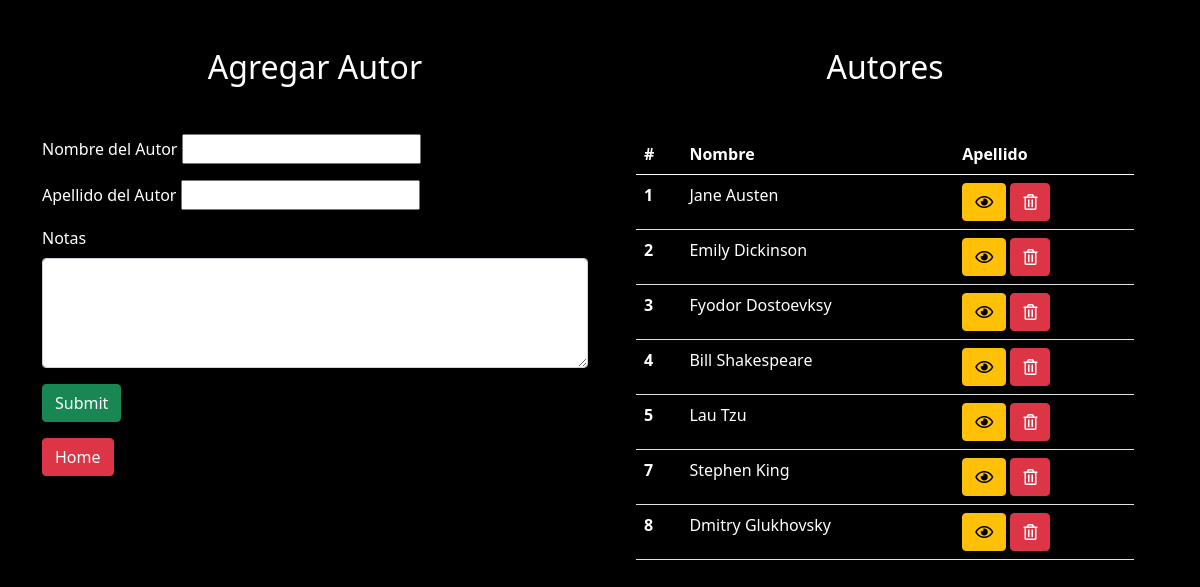
The page /autor on the database its author committed.
### books_author_app/models.py (models this page shows, shortened)
class Author(models.Model):
    first_name = models.CharField(max_length=45)
    last_name = models.CharField(max_length=45)
    books = models.ManyToManyField(Book, related_name='authors')
    notes = models.TextField(default='a lot notes')
    created_at = models.DateTimeField(auto_now_add=True)
    updated_at = models.DateTimeField(auto_now=True)

### books_author_app/views.py (the view, shortened to what this page needs)
# urls.py: path('autor',views.autor),
def autor(request):
    if request.method == 'GET':
        all_author = Author.objects.all()
        context = {
            'autores': all_author
        }
        return render(request, 'autor.html', context)

### books_author_app/templates/autor.html (shortened to what this page needs)
<!DOCTYPE html>
<html lang="en">
<head>
    <link href="https://cdn.jsdelivr.net/npm/bootstrap@5.1.0/dist/css/bootstrap.min.css" rel="stylesheet"
>
    {%load static%}
    <link rel="stylesheet" href="{% static 'css/style.css' %}">
    <link rel="stylesheet" href="https://pro.fontawesome.com/releases/v5.10.0/css/all.css"
 />
</head>
<body>
    <div class="container">
        <div class="row">
            <div class="col-6">
                <h2 class="my-5 text-center">Agregar Autor</h2>
                <form method="POST" action="../autor">
                    <div class="my-3">
                        <label for="">Nombre del Autor</label>
                        <input type="text" name="name" required>
                    </div>
                    <div class="my-3">
                        <label for="">Apellido del Autor</label>
                        <input type="text" name="l_name" required>
                    </div>
                    <div class="mb-3">
                        <label for="exampleFormControlTextarea1" class="form-label">Notas</label>
                        <textarea class="form-control" id="exampleFormControlTextarea1" rows="4" name="notes"></textarea>
                    </div>
                    <button class="btn btn-success" type="submit">Submit</button>
                </form>
                <a href="/" class="btn btn-danger mt-3">Home</a>
            </div>
            <div class="col-6">
                <h2 class="my-5 text-center">Autores</h2>
                <div class="container">
                    <table class="table">
                        <thead>
                            <tr>
                                <th scope="col">#</th>
                                <th scope="col">Nombre</th>
                                <th scope="col">Apellido</th>
                            </tr>
                        </thead>
                        <div>
                            <tbody>
                                {% for autor in autores%}
                                <tr>
                                    <th scope="row">{{autor.id}}</th>
                                    <td>{{autor.first_name}} {{autor.last_name}}</td>
                                    <td><a href="/view/autor/{{autor.id}}" class="btn btn-warning"><i
                                                class="far fa-eye"></i></a>
                                        <a href="/delete_author/{{autor.id}}" class="btn btn-danger"><i
                                                class="far fa-trash-alt"></i></a>
                                    </td>
                                </tr>
                                {%endfor%}
                            </tbody>
                        </div>
                    </table>
                </div>
            </div>
        </div>
    </div>
</body>
</html>

### books_author_app/static/css/style.css (style rules this page uses)
body { background-color: black; }
h2,label,th,td { color: white; }
tbody { height: 20em; overflow: scroll; }

### rows shown on the page
Author: id "1", first_name "Jane", last_name "Austen"
Author: id "2", first_name "Emily", last_name "Dickinson"
Author: id "3", first_name "Fyodor", last_name "Dostoevksy"
Author: id "4", first_name "Bill", last_name "Shakespeare"
Author: id "5", first_name "Lau", last_name "Tzu"
Author: id "7", first_name "Stephen", last_name "King"
Author: id "8", first_name "Dmitry", last_name "Glukhovsky"
